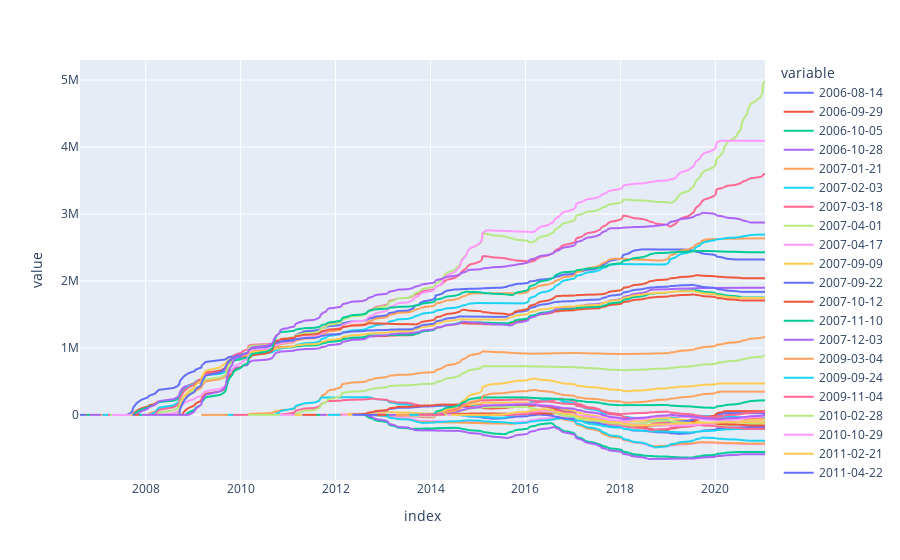

Write notebook code for a chart like this one.
### Code cell
(stats['ledoitw_cov']-stats['MCAP']).interpolate().plot()

### Figure 1 — Plotly figure (JSON) as saved in the notebook; plotly's stock layout.template omitted (floating-point values rounded to 4 significant figures; data arrays with more than 128 entries replaced by an {"elided": "..."} marker saying what was removed)
{"data": [{"hovertemplate": "variable=2006-08-14<br>index=%{x}<br>value=%{y}<extra></extra>", "legendgroup": "2006-08-14", "line": {"color": "#636efa", "dash": "solid"}, "marker": {"symbol": "circle"}, "mode": "lines", "name": "2006-08-14", "showlegend": true, "x": {"elided": "436 str values"}, "xaxis": "x", "y": {"elided": "436 float values"}, "yaxis": "y", "type": "scattergl"}, {"hovertemplate": "variable=2006-09-29<br>index=%{x}<br>value=%{y}<extra></extra>", "legendgroup": "2006-09-29", "line": {"color": "#EF553B", "dash": "solid"}, "marker": {"symbol": "circle"}, "mode": "lines", "name": "2006-09-29", "showlegend": true, "x": {"elided": "436 str values"}, "xaxis": "x", "y": {"elided": "436 float values"}, "yaxis": "y", "type": "scattergl"}, {"hovertemplate": "variable=2006-10-05<br>index=%{x}<br>value=%{y}<extra></extra>", "legendgroup": "2006-10-05", "line": {"color": "#00cc96", "dash": "solid"}, "marker": {"symbol": "circle"}, "mode": "lines", "name": "2006-10-05", "showlegend": true, "x": {"elided": "436 str values"}, "xaxis": "x", "y": {"elided": "436 float values"}, "yaxis": "y", "type": "scattergl"}, {"hovertemplate": "variable=2006-10-28<br>index=%{x}<br>value=%{y}<extra></extra>", "legendgroup": "2006-10-28", "line": {"color": "#ab63fa", "dash": "solid"}, "marker": {"symbol": "circle"}, "mode": "lines", "name": "2006-10-28", "showlegend": true, "x": {"elided": "436 str values"}, "xaxis": "x", "y": {"elided": "436 float values"}, "yaxis": "y", "type": "scattergl"}, {"hovertemplate": "variable=2007-01-21<br>index=%{x}<br>value=%{y}<extra></extra>", "legendgroup": "2007-01-21", "line": {"color": "#FFA15A", "dash": "solid"}, "marker": {"symbol": "circle"}, "mode": "lines", "name": "2007-01-21", "showlegend": true, "x": {"elided": "436 str values"}, "xaxis": "x", "y": {"elided": "436 float values"}, "yaxis": "y", "type": "scattergl"}, {"hovertemplate": "variable=2007-02-03<br>index=%{x}<br>value=%{y}<extra></extra>", "legendgroup": "2007-02-03", "line": {"color": "#19d3f3", "dash": "solid"}, "marker": {"symbol": "circle"}, "mode": "lines", "name": "2007-02-03", "showlegend": true, "x": {"elided": "436 str values"}, "xaxis": "x", "y": {"elided": "436 float values"}, "yaxis": "y", "type": "scattergl"}, {"hovertemplate": "variable=2007-03-18<br>index=%{x}<br>value=%{y}<extra></extra>", "legendgroup": "2007-03-18", "line": {"color": "#FF6692", "dash": "solid"}, "marker": {"symbol": "circle"}, "mode": "lines", "name": "2007-03-18", "showlegend": true, "x": {"elided": "436 str values"}, "xaxis": "x", "y": {"elided": "436 float values"}, "yaxis": "y", "type": "scattergl"}, {"hovertemplate": "variable=2007-04-01<br>index=%{x}<br>value=%{y}<extra></extra>", "legendgroup": "2007-04-01", "line": {"color": "#B6E880", "dash": "solid"}, "marker": {"symbol": "circle"}, "mode": "lines", "name": "2007-04-01", "showlegend": true, "x": {"elided": "436 str values"}, "xaxis": "x", "y": {"elided": "436 float values"}, "yaxis": "y", "type": "scattergl"}, {"hovertemplate": "variable=2007-04-17<br>index=%{x}<br>value=%{y}<extra></extra>", "legendgroup": "2007-04-17", "line": {"color": "#FF97FF", "dash": "solid"}, "marker": {"symbol": "circle"}, "mode": "lines", "name": "2007-04-17", "showlegend": true, "x": {"elided": "436 str values"}, "xaxis": "x", "y": {"elided": "436 float values"}, "yaxis": "y", "type": "scattergl"}, {"hovertemplate": "variable=2007-09-09<br>index=%{x}<br>value=%{y}<extra></extra>", "legendgroup": "2007-09-09", "line": {"color": "#FECB52", "dash": "solid"}, "marker": {"symbol": "circle"}, "mode": "lines", "name": "2007-09-09", "showlegend": true, "x": {"elided": "436 str values"}, "xaxis": "x", "y": {"elided": "436 float values"}, "yaxis": "y", "type": "scattergl"}, {"hovertemplate": "variable=2007-09-22<br>index=%{x}<br>value=%{y}<extra></extra>", "legendgroup": "2007-09-22", "line": {"color": "#636efa", "dash": "solid"}, "marker": {"symbol": "circle"}, "mode": "lines", "name": "2007-09-22", "showlegend": true, "x": {"elided": "436 str values"}, "xaxis": "x", "y": {"elided": "436 float values"}, "yaxis": "y", "type": "scattergl"}, {"hovertemplate": "variable=2007-10-12<br>index=%{x}<br>value=%{y}<extra></extra>", "legendgroup": "2007-10-12", "line": {"color": "#EF553B", "dash": "solid"}, "marker": {"symbol": "circle"}, "mode": "lines", "name": "2007-10-12", "showlegend": true, "x": {"elided": "436 str values"}, "xaxis": "x", "y": {"elided": "436 float values"}, "yaxis": "y", "type": "scattergl"}, {"hovertemplate": "variable=2007-11-10<br>index=%{x}<br>value=%{y}<extra></extra>", "legendgroup": "2007-11-10", "line": {"color": "#00cc96", "dash": "solid"}, "marker": {"symbol": "circle"}, "mode": "lines", "name": "2007-11-10", "showlegend": true, "x": {"elided": "436 str values"}, "xaxis": "x", "y": {"elided": "436 float values"}, "yaxis": "y", "type": "scattergl"}, {"hovertemplate": "variable=2007-12-03<br>index=%{x}<br>value=%{y}<extra></extra>", "legendgroup": "2007-12-03", "line": {"color": "#ab63fa", "dash": "solid"}, "marker": {"symbol": "circle"}, "mode": "lines", "name": "2007-12-03", "showlegend": true, "x": {"elided": "436 str values"}, "xaxis": "x", "y": {"elided": "436 float values"}, "yaxis": "y", "type": "scattergl"}, {"hovertemplate": "variable=2009-03-04<br>index=%{x}<br>value=%{y}<extra></extra>", "legendgroup": "2009-03-04", "line": {"color": "#FFA15A", "dash": "solid"}, "marker": {"symbol": "circle"}, "mode": "lines", "name": "2009-03-04", "showlegend": true, "x": {"elided": "436 str values"}, "xaxis": "x", "y": {"elided": "436 float values"}, "yaxis": "y", "type": "scattergl"}, {"hovertemplate": "variable=2009-09-24<br>index=%{x}<br>value=%{y}<extra></extra>", "legendgroup": "2009-09-24", "line": {"color": "#19d3f3", "dash": "solid"}, "marker": {"symbol": "circle"}, "mode": "lines", "name": "2009-09-24", "showlegend": true, "x": {"elided": "436 str values"}, "xaxis": "x", "y": {"elided": "436 float values"}, "yaxis": "y", "type": "scattergl"}, {"hovertemplate": "variable=2009-11-04<br>index=%{x}<br>value=%{y}<extra></extra>", "legendgroup": "2009-11-04", "line": {"color": "#FF6692", "dash": "solid"}, "marker": {"symbol": "circle"}, "mode": "lines", "name": "2009-11-04", "showlegend": true, "x": {"elided": "436 str values"}, "xaxis": "x", "y": {"elided": "436 float values"}, "yaxis": "y", "type": "scattergl"}, {"hovertemplate": "variable=2010-02-28<br>index=%{x}<br>value=%{y}<extra></extra>", "legendgroup": "2010-02-28", "line": {"color": "#B6E880", "dash": "solid"}, "marker": {"symbol": "circle"}, "mode": "lines", "name": "2010-02-28", "showlegend": true, "x": {"elided": "436 str values"}, "xaxis": "x", "y": {"elided": "436 float values"}, "yaxis": "y", "type": "scattergl"}, {"hovertemplate": "variable=2010-10-29<br>index=%{x}<br>value=%{y}<extra></extra>", "legendgroup": "2010-10-29", "line": {"color": "#FF97FF", "dash": "solid"}, "marker": {"symbol": "circle"}, "mode": "lines", "name": "2010-10-29", "showlegend": true, "x": {"elided": "436 str values"}, "xaxis": "x", "y": {"elided": "436 float values"}, "yaxis": "y", "type": "scattergl"}, {"hovertemplate": "variable=2011-02-21<br>index=%{x}<br>value=%{y}<extra></extra>", "legendgroup": "2011-02-21", "line": {"color": "#FECB52", "dash": "solid"}, "marker": {"symbol": "circle"}, "mode": "lines", "name": "2011-02-21", "showlegend": true, "x": {"elided": "436 str values"}, "xaxis": "x", "y": {"elided": "436 float values"}, "yaxis": "y", "type": "scattergl"}, {"hovertemplate": "variable=2011-04-22<br>index=%{x}<br>value=%{y}<extra></extra>", "legendgroup": "2011-04-22", "line": {"color": "#636efa", "dash": "solid"}, "marker": {"symbol": "circle"}, "mode": "lines", "name": "2011-04-22", "showlegend": true, "x": {"elided": "436 str values"}, "xaxis": "x", "y": {"elided": "436 float values"}, "yaxis": "y", "type": "scattergl"}, {"hovertemplate": "variable=2011-04-28<br>index=%{x}<br>value=%{y}<extra></extra>", "legendgroup": "2011-04-28", "line": {"color": "#EF553B", "dash": "solid"}, "marker": {"symbol": "circle"}, "mode": "lines", "name": "2011-04-28", "showlegend": true, "x": {"elided": "436 str values"}, "xaxis": "x", "y": {"elided": "436 float values"}, "yaxis": "y", "type": "scattergl"}, {"hovertemplate": "variable=2011-08-08<br>index=%{x}<br>value=%{y}<extra></extra>", "legendgroup": "2011-08-08", "line": {"color": "#00cc96", "dash": "solid"}, "marker": {"symbol": "circle"}, "mode": "lines", "name": "2011-08-08", "showlegend": true, "x": {"elided": "436 str values"}, "xaxis": "x", "y": {"elided": "436 float values"}, "yaxis": "y", "type": "scattergl"}, {"hovertemplate": "variable=2011-09-05<br>index=%{x}<br>value=%{y}<extra></extra>", "legendgroup": "2011-09-05", "line": {"color": "#ab63fa", "dash": "solid"}, "marker": {"symbol": "circle"}, "mode": "lines", "name": "2011-09-05", "showlegend": true, "x": {"elided": "436 str values"}, "xaxis": "x", "y": {"elided": "436 float values"}, "yaxis": "y", "type": "scattergl"}, {"hovertemplate": "variable=2011-10-24<br>index=%{x}<br>value=%{y}<extra></extra>", "legendgroup": "2011-10-24", "line": {"color": "#FFA15A", "dash": "solid"}, "marker": {"symbol": "circle"}, "mode": "lines", "name": "2011-10-24", "showlegend": true, "x": {"elided": "436 str values"}, "xaxis": "x", "y": {"elided": "436 float values"}, "yaxis": "y", "type": "scattergl"}, {"hovertemplate": "variable=2011-11-03<br>index=%{x}<br>value=%{y}<extra></extra>", "legendgroup": "2011-11-03", "line": {"color": "#19d3f3", "dash": "solid"}, "marker": {"symbol": "circle"}, "mode": "lines", "name": "2011-11-03", "showlegend": true, "x": {"elided": "436 str values"}, "xaxis": "x", "y": {"elided": "436 float values"}, "yaxis": "y", "type": "scattergl"}, {"hovertemplate": "variable=2012-02-06<br>index=%{x}<br>value=%{y}<extra></extra>", "legendgroup": "2012-02-06", "line": {"color": "#FF6692", "dash": "solid"}, "marker": {"symbol": "circle"}, "mode": "lines", "name": "2012-02-06", "showlegend": true, "x": {"elided": "436 str values"}, "xaxis": "x", "y": {"elided": "436 float values"}, "yaxis": "y", "type": "scattergl"}, {"hovertemplate": "variable=2012-02-15<br>index=%{x}<br>value=%{y}<extra></extra>", "legendgroup": "2012-02-15", "line": {"color": "#B6E880", "dash": "solid"}, "marker": {"symbol": "circle"}, "mode": "lines", "name": "2012-02-15", "showlegend": true, "x": {"elided": "436 str values"}, "xaxis": "x", "y": {"elided": "436 float values"}, "yaxis": "y", "type": "scattergl"}, {"hovertemplate": "variable=2012-02-19<br>index=%{x}<br>value=%{y}<extra></extra>", "legendgroup": "2012-02-19", "line": {"color": "#FF97FF", "dash": "solid"}, "marker": {"symbol": "circle"}, "mode": "lines", "name": "2012-02-19", "showlegend": true, "x": {"elided": "436 str values"}, "xaxis": "x", "y": {"elided": "436 float values"}, "yaxis": "y", "type": "scattergl"}, {"hovertemplate": "variable=2012-04-02<br>index=%{x}<br>value=%{y}<extra></extra>", "legendgroup": "2012-04-02", "line": {"color": "#FECB52", "dash": "solid"}, "marker": {"symbol": "circle"}, "mode": "lines", "name": "2012-04-02", "showlegend": true, "x": {"elided": "436 str values"}, "xaxis": "x", "y": {"elided": "436 float values"}, "yaxis": "y", "type": "scattergl"}, {"hovertemplate": "variable=2012-05-10<br>index=%{x}<br>value=%{y}<extra></extra>", "legendgroup": "2012-05-10", "line": {"color": "#636efa", "dash": "solid"}, "marker": {"symbol": "circle"}, "mode": "lines", "name": "2012-05-10", "showlegend": true, "x": {"elided": "436 str values"}, "xaxis": "x", "y": {"elided": "436 float values"}, "yaxis": "y", "type": "scattergl"}, {"hovertemplate": "variable=2012-11-16<br>index=%{x}<br>value=%{y}<extra></extra>", "legendgroup": "2012-11-16", "line": {"color": "#EF553B", "dash": "solid"}, "marker": {"symbol": "circle"}, "mode": "lines", "name": "2012-11-16", "showlegend": true, "x": {"elided": "436 str values"}, "xaxis": "x", "y": {"elided": "436 float values"}, "yaxis": "y", "type": "scattergl"}, {"hovertemplate": "variable=2013-01-26<br>index=%{x}<br>value=%{y}<extra></extra>", "legendgroup": "2013-01-26", "line": {"color": "#00cc96", "dash": "solid"}, "marker": {"symbol": "circle"}, "mode": "lines", "name": "2013-01-26", "showlegend": true, "x": {"elided": "436 str values"}, "xaxis": "x", "y": {"elided": "436 float values"}, "yaxis": "y", "type": "scattergl"}, {"hovertemplate": "variable=2013-02-13<br>index=%{x}<br>value=%{y}<extra></extra>", "legendgroup": "2013-02-13", "line": {"color": "#ab63fa", "dash": "solid"}, "marker": {"symbol": "circle"}, "mode": "lines", "name": "2013-02-13", "showlegend": true, "x": {"elided": "436 str values"}, "xaxis": "x", "y": {"elided": "436 float values"}, "yaxis": "y", "type": "scattergl"}, {"hovertemplate": "variable=2013-04-09<br>index=%{x}<br>value=%{y}<extra></extra>", "legendgroup": "2013-04-09", "line": {"color": "#FFA15A", "dash": "solid"}, "marker": {"symbol": "circle"}, "mode": "lines", "name": "2013-04-09", "showlegend": true, "x": {"elided": "436 str values"}, "xaxis": "x", "y": {"elided": "436 float values"}, "yaxis": "y", "type": "scattergl"}, {"hovertemplate": "variable=2013-07-22<br>index=%{x}<br>value=%{y}<extra></extra>", "legendgroup": "2013-07-22", "line": {"color": "#19d3f3", "dash": "solid"}, "marker": {"symbol": "circle"}, "mode": "lines", "name": "2013-07-22", "showlegend": true, "x": {"elided": "436 str values"}, "xaxis": "x", "y": {"elided": "436 float values"}, "yaxis": "y", "type": "scattergl"}, {"hovertemplate": "variable=2013-10-02<br>index=%{x}<br>value=%{y}<extra></extra>", "legendgroup": "2013-10-02", "line": {"color": "#FF6692", "dash": "solid"}, "marker": {"symbol": "circle"}, "mode": "lines", "name": "2013-10-02", "showlegend": true, "x": {"elided": "436 str values"}, "xaxis": "x", "y": {"elided": "436 float values"}, "yaxis": "y", "type": "scattergl"}, {"hovertemplate": "variable=2014-04-20<br>index=%{x}<br>value=%{y}<extra></extra>", "legendgroup": "2014-04-20", "line": {"color": "#B6E880", "dash": "solid"}, "marker": {"symbol": "circle"}, "mode": "lines", "name": "2014-04-20", "showlegend": true, "x": {"elided": "436 str values"}, "xaxis": "x", "y": {"elided": "436 float values"}, "yaxis": "y", "type": "scattergl"}, {"hovertemplate": "variable=2014-05-09<br>index=%{x}<br>value=%{y}<extra></extra>", "legendgroup": "2014-05-09", "line": {"color": "#FF97FF", "dash": "solid"}, "marker": {"symbol": "circle"}, "mode": "lines", "name": "2014-05-09", "showlegend": true, "x": {"elided": "436 str values"}, "xaxis": "x", "y": {"elided": "436 float values"}, "yaxis": "y", "type": "scattergl"}, {"hovertemplate": "variable=2014-06-09<br>index=%{x}<br>value=%{y}<extra></extra>", "legendgroup": "2014-06-09", "line": {"color": "#FECB52", "dash": "solid"}, "marker": {"symbol": "circle"}, "mode": "lines", "name": "2014-06-09", "showlegend": true, "x": {"elided": "436 str values"}, "xaxis": "x", "y": {"elided": "436 float values"}, "yaxis": "y", "type": "scattergl"}], "layout": {"xaxis": {"anchor": "y", "domain": [0.0, 1.0], "title": {"text": "index"}}, "yaxis": {"anchor": "x", "domain": [0.0, 1.0], "title": {"text": "value"}}, "legend": {"title": {"text": "variable"}, "tracegroupgap": 0}, "margin": {"t": 60}}}
